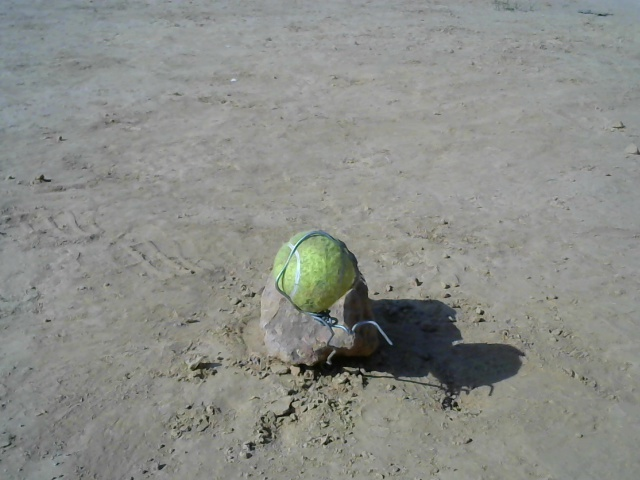
#> input picture Leander_Stephen_D'Souza/Dataset/Ball/01.jpg, 640 x 480 px, given in place of the camera
$ python 'Intial Tennis Ball Detection.py'   (older library calls are emulated)
#> lines starting #> are read from the running program, lines starting #| are printed output that depends on the picture; after the words box and inside, x2 and y2 are one past the last pixel; in counts of white or black regions, pixels touching at a corner belong together; long printed decimals are rounded
import cv2
import numpy as np
from matplotlib import pyplot as plt


cap = cv2.VideoCapture(0)
kernel = cv2.getStructuringElement(cv2.MORPH_ELLIPSE,(5, 5))
kernel1= cv2.getStructuringElement(cv2.MORPH_ELLIPSE,(3, 3))


while(1):

    # Take each frame
    _, frame = cap.read()
#> frame is the input picture: shape (480, 640, 3); mean B, G, R 136, 140.7, 138.5


    # Convert BGR to HSV

    hsv = cv2.cvtColor(frame, cv2.COLOR_BGR2HSV)
#> hsv: shape (480, 640, 3); mean H, S, V 48.1, 15, 141.5
    hsv=cv2.GaussianBlur(hsv,(5,5),0)
#> hsv: shape (480, 640, 3); mean H, S, V 48.1, 15, 141.5

      # define range of yellow color in HSV
    lower_yellow = np.array([29,86,6])
    upper_yellow = np.array([64,255,255])

    # Threshold the HSV image to get only blue colors
    mask = cv2.inRange(hsv, lower_yellow, upper_yellow)
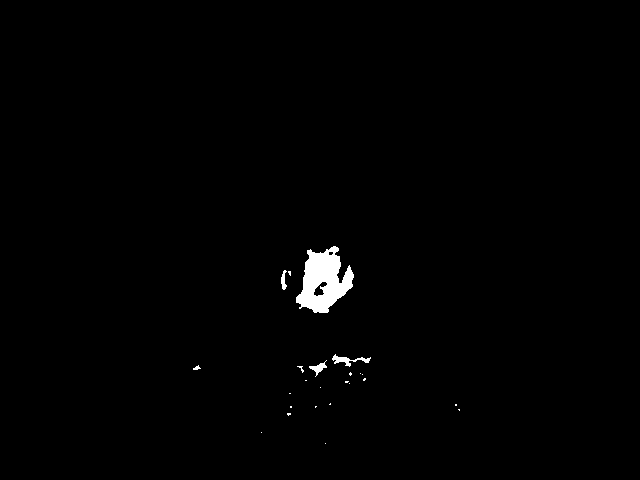
#> mask: shape (480, 640); 0.89% white; 24 white regions (19 under 20 px), largest, box (x1, y1, x2, y2) and area: (296, 246, 354, 313) 2273, (332, 354, 371, 367) 171, (309, 360, 327, 377) 106, (281, 270, 287, 290) 72, (193, 365, 201, 370) 22

    mask = cv2.morphologyEx(mask, cv2.MORPH_OPEN, kernel1)
#> mask: shape (480, 640); 0.85% white; 12 white regions (7 under 20 px), largest, box (x1, y1, x2, y2) and area: (296, 246, 354, 313) 2257, (332, 355, 351, 367) 109, (309, 363, 327, 374) 95, (281, 270, 287, 290) 72, (360, 357, 370, 363) 34
    mask = cv2.morphologyEx(mask, cv2.MORPH_CLOSE, kernel1)
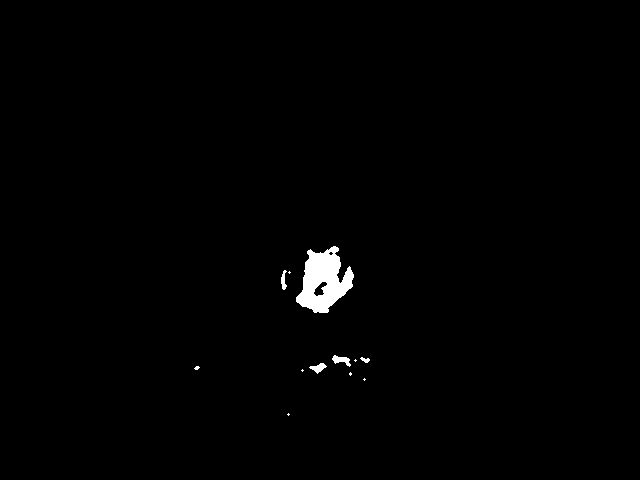
#> mask: shape (480, 640); 0.86% white; 12 white regions (7 under 20 px), largest, box (x1, y1, x2, y2) and area: (296, 246, 354, 313) 2268, (332, 355, 351, 367) 112, (309, 363, 327, 374) 96, (281, 270, 287, 290) 72, (360, 357, 370, 363) 34


    mask = cv2.erode(mask,kernel,iterations=2)
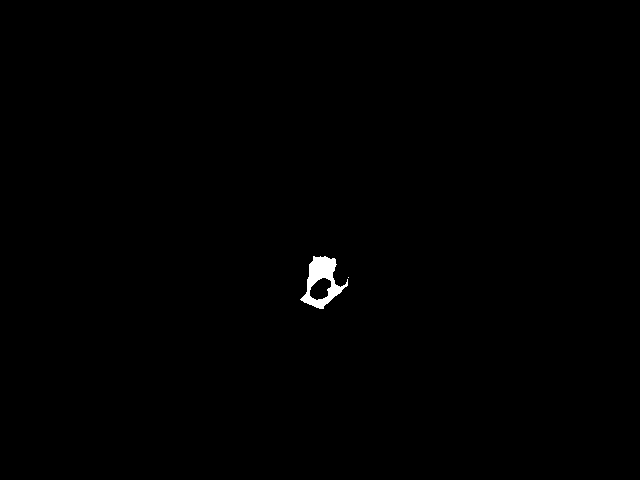
#> mask: shape (480, 640); 0.35% white; 2 white regions (1 under 20 px), largest, box (x1, y1, x2, y2) and area: (300, 256, 348, 309) 1074
    mask = cv2.dilate(mask,kernel1, iterations=13)
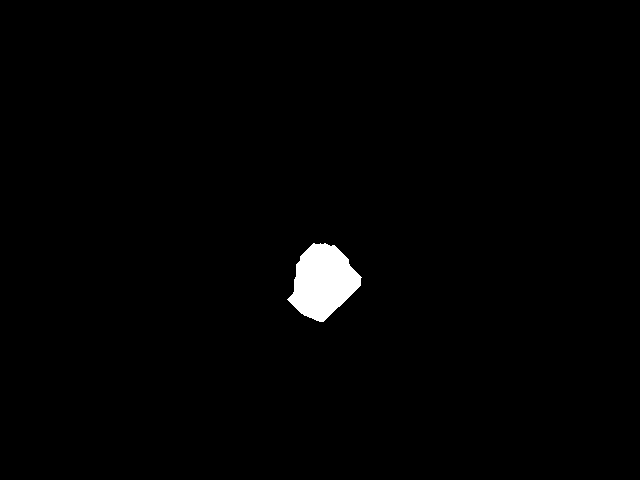
#> mask: shape (480, 640); 1.2% white; 1 white region

       # Bitwise-AND mask and original image
    res = cv2.bitwise_and(frame,frame,  mask = mask)

# BOUNDING RECTANGLE .............................................................................................

    _, conts, hei = cv2.findContours(mask, cv2.RETR_EXTERNAL, cv2.CHAIN_APPROX_SIMPLE)
#> conts = 1 contour; box (x1, y1, x2, y2) and area: (287, 243, 362, 322) 3680; hei = [[-1, -1, -1, -1]]
    conts = np.array(conts)

    if len(conts) > 0:

        for i, contour in enumerate(conts):
            rect = cv2.minAreaRect(contour)
            box = cv2.boxPoints(rect)
            box = np.int0(box)
            aratio = (rect[1][0] / rect[1][1])
            if (aratio > 0.9) and (aratio < 1.1):
                cv2.drawContours(frame, [box], 0, (0, 0, 255), 2)


            print("Aspect Ratio",aratio)
#> this loop made 1 pass
#> (rect, box, aratio) on pass 1: (((319.5, 281), (71.42, 62.93), -45), [[316, 328], [272, 284], [322, 233], [367, 278]], 1.13)
#| Aspect Ratio 1.135


#HOUGH CIRCLES........................................................................................................


    gray = cv2.cvtColor(res, cv2.COLOR_BGR2GRAY)

    circles = cv2.HoughCircles(gray, cv2.HOUGH_GRADIENT, 1, 200, param1=255, param2=20, minRadius=0, maxRadius=0)
#> circles = [[324.5, 274.5, 29.9]]
    #     # print circles

    # ensure at least some circles were found
    if circles is not None:
        # convert the (x, y) coordinates and radius of the circles to integers
        circles = np.round(circles[0, :]).astype("int")
#> circles = [[324, 274, 30]]
        # loop over the (x, y) coordinates and radius of the circles
        for (x, y, r) in circles:
            # draw the circle in the output image, then draw a rectangle in the image
            # corresponding to the center of the circle

            if (aratio > 0.9) and (aratio < 1.1):
                cv2.circle(res, (x, y), r, (0, 255, 0), 4)
                cv2.rectangle(res, (x - 5, y - 5), (x + 5, y + 5), (0, 128, 255), -1)
                cv2.putText(frame,"BALL DETECTED",(x,y),cv2.FONT_HERSHEY_SIMPLEX,2,255)
#> this loop made 1 pass


#DISPLAY................................................................................................................


    cv2.imshow('frame',frame)
    cv2.imshow('mask',mask)
    cv2.imshow('res',res)

#.....................................................................................................................
    k = cv2.waitKey(5) & 0xFF
#> (key Esc is pressed here)
    if k == 27:
        break

cv2.destroyAllWindows()
